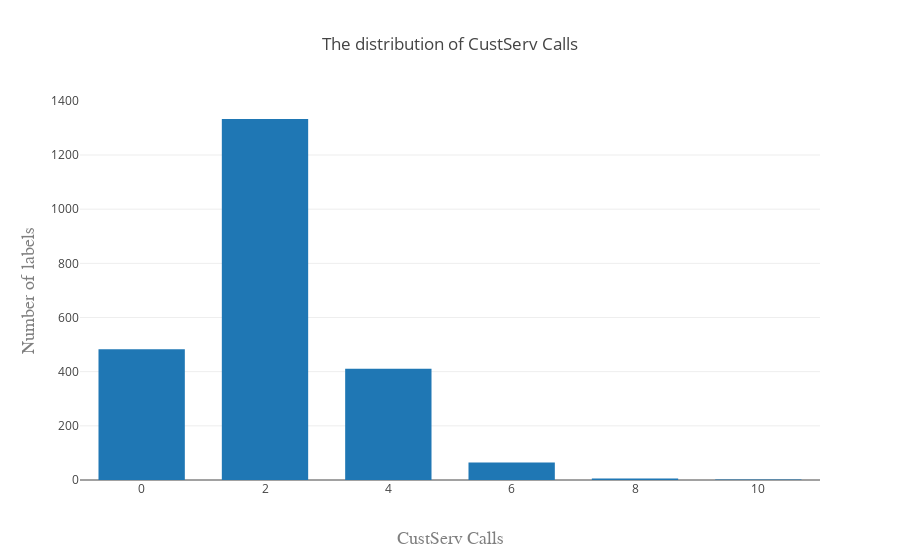

Source (notebook cell):
### Code cell
plotHist(df,df_name[6])

### Figure 1 — Plotly figure (JSON) as saved in the notebook; plotly's stock layout.template omitted (floating-point values rounded to 4 significant figures; data arrays with more than 128 entries replaced by an {"elided": "..."} marker saying what was removed)
{"data": [{"autobinx": false, "histnorm": "count", "name": "Histogram of Wind Speed", "type": "histogram", "x": {"elided": "2300 int values"}, "xbins": {"end": 10, "size": 2, "start": -1}}], "layout": {"bargroupgap": 0.3, "title": "The distribution of CustServ Calls", "xaxis": {"title": "CustServ Calls", "titlefont": {"color": "#7f7f7f", "family": "Courier New, monospace", "size": 18}}, "yaxis": {"title": "Number of labels", "titlefont": {"color": "#7f7f7f", "family": "Courier New, monospace", "size": 18}}}}
